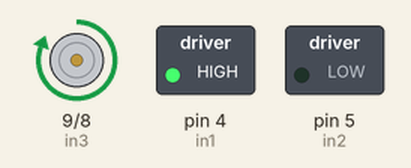
A sketch run on a simulated Arduino Uno, built with avr-gcc and run on an emulated ATmega328P. Shown: motor-driver pin pairs drawn as motors (green arrow = first pin HIGH = forward, orange = second pin HIGH = backward, longer = more drive), switched loads named in the sketch (green lamp = pin HIGH).

Above: at 0.1 s.
Timing chart, 0 to 1.6 s (numbered marks = the images above):
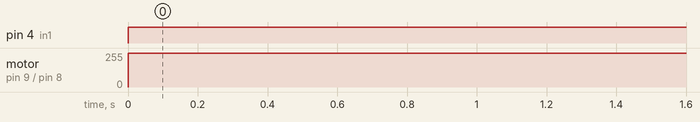

Measured:
- by itself, pin 4 (in1): LOW → HIGH at 0.00 s
- by itself, motor on pin 9 (in3) / pin 8 (in4): stopped → forward 255/255 at 0.00 s

The sketch:

one_engine_h_driver.ino
```cpp
//This code is to use with L298n Dual H-bridge motor driver

//It just turns on a DC motor for a certain time and turn it off

//refer to surtrtech.blogspot.com for more information


int in1 = 4;
int in2 = 5;

int in3 = 9;
int in4 = 8;


void setup() {

  //Motor 1
  pinMode(in1, OUTPUT);
  pinMode(in2, OUTPUT);

  //Motor 2
  pinMode(in3, OUTPUT);
  pinMode(in4, OUTPUT);

}

void TurnMotorA(){
  digitalWrite(in1, HIGH);
  digitalWrite(in2, LOW);
}

void TurnMotorB(){
  digitalWrite(in3, HIGH);
  digitalWrite(in4, LOW);
}

void TurnOFFA(){
  digitalWrite(in1, LOW);
  digitalWrite(in2, LOW);
}

void TurnOFFB(){
  digitalWrite(in3, LOW);
  digitalWrite(in4, LOW);
}


void loop() {

  TurnMotorA();
  delay(1);

  TurnMotorB();
  delay(1);

  //TurnOFFA();
  //delay(1);

}
```
